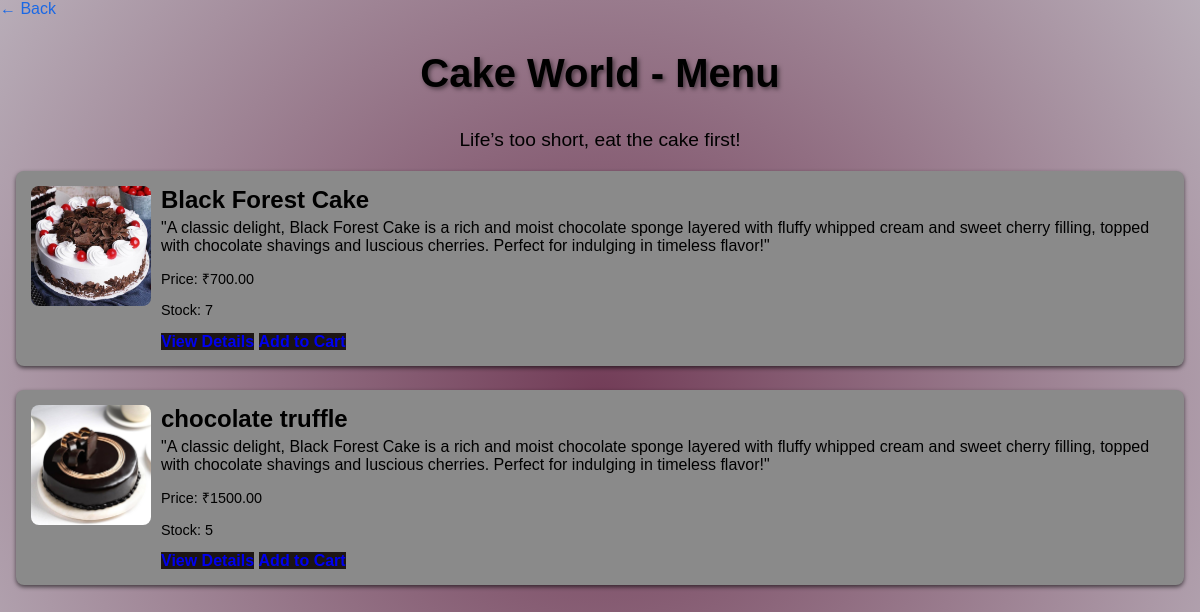
Screenshot of /shops/1/menu/ with the database file from the repository.
### shops/models.py (models this page shows, shortened)
class Shop(models.Model):
    user = models.OneToOneField(User, on_delete=models.CASCADE, related_name='shop_from_shops')  # Unique related_name
    shop_name = models.CharField(max_length=255)
    shop_address = models.TextField()
    shop_contact = models.CharField(max_length=20)
    shop_description = models.TextField(blank=True)
    shop_logo = models.ImageField(upload_to='shop_logos/', blank=True, null=True)
    created_at = models.DateTimeField(auto_now_add=True)
    approved = models.BooleanField(default=False)  # Admin approval required
    declined = models.BooleanField(default=False)  # Track declined status

class Cake(models.Model):
    shop = models.ForeignKey(Shop, on_delete=models.CASCADE, related_name='cakes')
    name = models.CharField(max_length=255)
    description = models.TextField()
    price = models.DecimalField(max_digits=10, decimal_places=2)
    stock = models.PositiveIntegerField(default=0)
    image = models.ImageField(upload_to='cakes/')

### shops/views.py (the view)
# urls.py: path('<int:shop_id>/menu/', views.shop_menu, name='shop_menu'),
def shop_menu(request, shop_id):
    shop = get_object_or_404(Shop, id=shop_id, approved=True)  # Only approved shops
    menu_items = Cake.objects.filter(shop=shop)  # Use Cake model for the shop's menu
    return render(request, 'shops/shop_menu.html', {'shop': shop, 'menu_items': menu_items})

### shops/templates/shops/shop_menu.html (shortened to what this page needs)
{% block content %}
<a href="{% url 'list_shops' %}" style="text-decoration: none; color:rgb(26, 104, 229);">&larr; Back</a>
<div class="container my-5">
    <h2 class="text-center mb-3 shop-title">{{ shop.shop_name }} - Menu</h2>
    <p class="text-center mb-4 shop-description">{{ shop.shop_description }}</p>
    <div class="menu-container">
        {% for item in menu_items %}
        <div class="menu-item d-flex align-items-start mb-4">
            <img src="{{ item.image.url }}" class="menu-item-image me-3" alt="{{ item.name }}">
            <div class="menu-item-details">
                <h5 class="menu-item-title">{{ item.name }}</h5>
                <p class="menu-item-description">{{ item.description }}</p>
                <p class="text-muted menu-item-price">Price: &#8377;{{ item.price }}</p>
                <p class="text-muted menu-item-stock">Stock: {{ item.stock }}</p>
                <a href="{% url 'cake_detail' item.id %}" class="btn btn-primary btn-sm mt-2" style="text-decoration: none; font-weight: bold;">View Details</a>
                {% if item.stock > 0 %}
                    <a href="{% url 'add_to_cart' item.id %}" class="btn btn-primary btn-sm mt-2 no-underline">Add to Cart</a>
                {% else %}
                    <button class="btn btn-secondary btn-sm mt-2" disabled>Out of Stock</button>
                {% endif %}
            </div>
        </div>
        {% endfor %}
    </div>
</div>
{% endblock %}

### shops/templates/shops/shop_menu.html (style rules this page uses)
.shop-title { text-align: center; color:rgb(0, 0, 0); font-size: 2.5rem; text-shadow: 2px 2px 4px rgba(0, 0, 0, 0.5); }
.shop-description { text-align: center; font-size: 1.2rem; color:rgb(0, 0, 0); }
.menu-container { display: flex; flex-direction: column; gap: 1.5rem; padding: 0 1rem; }
.menu-item { display: flex; flex-direction: row; align-items: flex-start; background-color:rgb(138, 138, 138); padding: 15px; border-radius: 8px; box-shadow: 0 2px 4px rgba(0, 0, 0, 0.6); }
.no-underline { text-decoration: none; font-weight: bold; }
.menu-item-image { height: 120px; width: 120px; object-fit: cover; border-radius: 8px; }
.menu-item-details { flex: 1; padding: 0 10px; }
.menu-item-title { font-size: 1.5rem; color:rgb(0, 0, 0); font-weight: bold; margin: 0 0 5px; }
.menu-item-description { font-size: 1rem; margin: 0 0 8px; }
.menu-item-price, .menu-item-stock { font-size: 0.9rem; color:rgb(0, 0, 0); }
.btn-primary { background-color:rgb(29, 21, 19); border: none; transition: background-color 0.3s; }

### rows the page displays
Shop: shop_name "Cake World", shop_description "Life’s too short, eat the cake first!"
Cake: image (picture), name "Black Forest Cake", description "\"A classic delight, Black Forest Cake is a rich and moist chocolate sponge layered with fluffy whipped cream and sweet cherry filling, topped with chocolate shavings and luscious cherries. Perfect for indulging in timeless flavor!\"", price "700.00", stock "7", shows "Add to Cart"
Cake: image (picture), name "chocolate truffle", description "\"A classic delight, Black Forest Cake is a rich and moist chocolate sponge layered with fluffy whipped cream and sweet cherry filling, topped with chocolate shavings and luscious cherries. Perfect for indulging in timeless flavor!\"", price "1500.00", stock "5", shows "Add to Cart"
